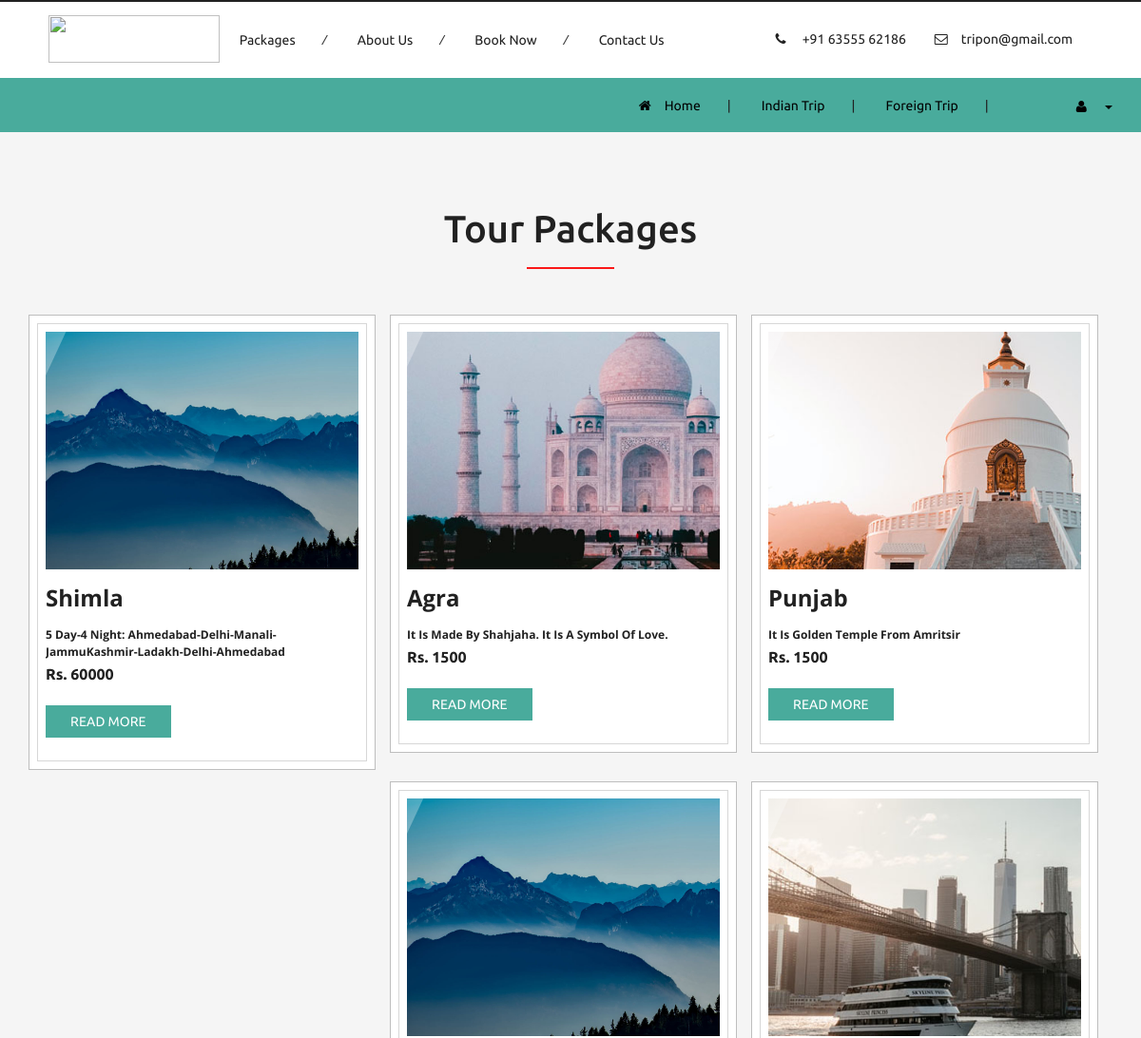
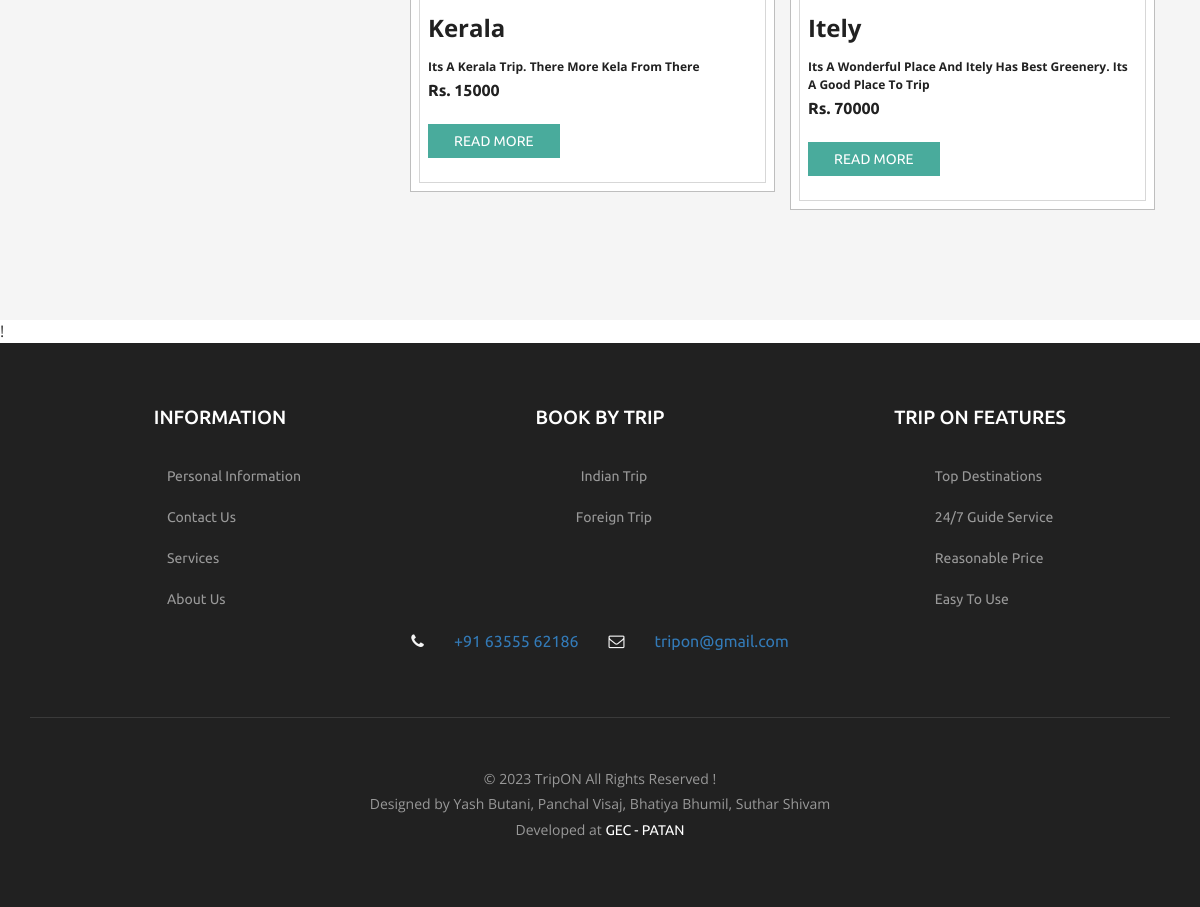
The page /User/index.php on the database its author committed (2 pictures, top to bottom).
### tables this page shows
CREATE TABLE `industry_info` (
  `Industry_id` int(5) NOT NULL,
  `Industry_name` text NOT NULL
);

CREATE TABLE `card_info` (
  `Card_id` int(5) NOT NULL,
  `Industry` text NOT NULL,
  `Name` text NOT NULL,
  `Image` text NOT NULL,
  `description` text NOT NULL,
  `Price` int(5) NOT NULL
);

### User/index.php (the view, shortened to what this page needs)
<!DOCTYPE html>
<html lang="en">
<head>
    <link href="css/style1.css" rel="stylesheet" type="text/css" media="all" />
</head>
<body>
    <?php
	include "Header.php";
?>
    <div class="w3ls_w3l_banner_nav_right_grid w3ls_w3l_banner_nav_right_grid_popular">
        <div class="container">
            <h3>Tour Packages</h3>
            <div class="w3ls_w3l_banner_nav_right_grid1">
                <?php
$con=mysqli_connect("localhost","root","","project_db");
$query="SELECT * FROM card_info;";
$c=mysqli_query($con,$query);
while($r=mysqli_fetch_array($c))
{
	?>
                <div class="col-md-4 w3ls_w3l_banner_left">
                    <div class="hover14 column">
                        <div class="agile_top_brand_left_grid w3l_agile_top_brand_left_grid">
                            <div class="agile_top_brand_left_grid1">
                                <figure>
                                    <div class="snipcart-item block">
                                        <div class="snipcart-thumb">
                                            <div class="img-wrapper" style="width:500px;height:250px;">
                                                <img src="../web/upload/<?php echo $r['Image'];?>" data-imagezoom="true"
                                                    style="width:100%;height:100%;object-fit:cover;"
                                                    class="img-responsive" />
                                            </div>
                                            <p><?php echo $r['Name'];?></p>
                                            <div class="One">
                                                <p><?php echo $r['description'];?></p>
                                            </div>
                                            <h4>Rs. <?php echo $r['Price'];?></h4>
                                        </div>
                                        <div class="snipcart-details">
                                            <a href="single.php?id=<?php echo $r['Card_id'];?>"><input type="submit"
                                                    name="submit" value="Read More" class="button" /></a>
                                        </div>
                                    </div>
                                </figure>
                            </div>
                        </div>
                    </div>
                </div>
                <?php
}
?>
            </div>
        </div>
    </div>
    </div>
    <?php
	include "Footer.php";
?>

### User/Header.php (shortened to what this page needs)
<!DOCTYPE html>
<html>
<head>
    <link href="css/bootstrap.css" rel="stylesheet" type="text/css" media="all" />
    <link href="css/style.css" rel="stylesheet" type="text/css" media="all" />
    <link href="css/style1.css" rel="stylesheet" type="text/css" media="all" />
    <link href="css/font-awesome.css" rel="stylesheet" type="text/css" media="all" />
</head>
<body>
    <div class="logo_products">
        <div class="container navbar-align">
            <div class="w3ls_logo_products_left" style="width:180px;height:50px;">
                <a href="index.php"><img src="images/trip.webp" style="width:100%;height:100%;object-fit:cover;"> </a>
            </div>
            <div class="w3ls_logo_products_left1">
                <ul class="special_items">
                    <li><a href="index.php">Packages</a><i>/</i></li>
                    <li><a href="about.php">About Us</a><i>/</i></li>
                    <li><a href="index.php">Book Now</a><i>/</i></li>
                    <li><a href="about.php">Contact Us</a></li>
                </ul>
            </div>
            <div class="w3ls_logo_products_left1">
                <ul class="phone_email">
                    <li><i class="fa fa-phone" aria-hidden="true"></i>
                        <a href="tel:+916355562186" target="_blank"> +91 63555 62186</a>
                    </li>
                    <li><i class="fa fa-envelope-o" aria-hidden="true"></i><a href="mailto: yashbutani281@gmail.com"
                            target="_blank">tripon@gmail.com</a>
                    </li>
                </ul>
            </div>
        </div>
    </div>
    <div class="products-breadcrumb">
        <div class="container product-container">
            <ul>
                <li><i class="fa fa-home" aria-hidden="true"></i><a href="index.php">Home</a><span>|</span></li>
                <?php
				include "connection.php";
				$query="SELECT * FROM industry_info";
				$c=mysqli_query($con,$query);
				while($r=mysqli_fetch_array($c))
				{
				  ?>
                <li><a class="color4"
                        href="ViewIndustry.php?id=<?php echo $r['Industry_id'];?>"><?php echo $r['Industry_name'];?></a><span>|</span>
                </li>
                <?php
				   }
				?>
            </ul>
            <div class="w3l_header_right">
                <ul>
                    <li class="dropdown profile_details_drop">
                        <a href="#" class="dropdown-toggle" data-toggle="dropdown"><i class="fa fa-user"
                                aria-hidden="true"></i>
                            <h3 class="caret"></h3>
                        </a>
                    </li>
                </ul>
            </div>
        </div>
    </div>
    <div class="w3l_banner_nav_right">

### User/Footer.php (shortened to what this page needs)
!<div class="clearfix"></div>
<div class="footer">
    <div class="container">
        <div class="col-md-4 w3_footer_grid">
            <h3>information</h3>
            <ul class="w3_footer_grid_list">
                <li><a href="index.php">Personal Information</a></li>
                <li><a href="about.php">Contact Us</a></li>
                <li><a href="about.php">Services</a></li>
                <li><a href="about.php">About Us</a></li>
            </ul>
        </div>
        <div class="col-md-4 w3_footer_grid">
            <h3>Book by Trip</h3>
            <?php
				include "connection.php";
				$query="SELECT * FROM industry_info";
				$c=mysqli_query($con,$query);
				while($r=mysqli_fetch_array($c))
				{
				  ?>
            <ul class="w3_footer_grid_list">
                <li><a class="color4"
                        href="ViewIndustry.php?id=<?php echo $r['Industry_id'];?>"><?php echo $r['Industry_name'];?></a>
                </li>
            </ul>
            <?php
				   }
				?>
        </div>
        <div class="col-md-4 w3_footer_grid">
            <h3>TRIP ON Features</h3>
            <ul class="w3_footer_grid_list">
                <li><a href="about.php">Top Destinations</a></li>
                <li><a href="about.php">24/7 Guide Service</a></li>
                <li><a href="about.php">Reasonable Price</a></li>
                <li><a href="about.php">Easy to Use</a></li>
            </ul>
        </div>
        <div class="phone_email">
            <i class="fa fa-phone" aria-hidden="true"></i>
            <a href="tel:+916355562186" target="_blank"> +91 63555 62186</a>
            <i class="fa fa-envelope-o" aria-hidden="true"></i><a href="mailto: yashbutani281@gmail.com"
                target="_blank">tripon@gmail.com</a>
        </div>
        <div class="wthree_footer_copy">
            <p>&copy; 2023 TripON All Rights Reserved !<br>
                Designed by Yash Butani, Panchal Visaj, Bhatiya Bhumil, Suthar Shivam <br>
                Developed at
                <a target="_blank" href="https://gecpatan.ac.in/">GEC - PATAN </a>
            </p>
        </div>
    </div>
</div>
</body>

### User/css/style1.css (style rules this page uses)
.logo_products { padding: 1em 0 1em; }
.w3ls_logo_products_left1 { float: left; margin-top: 0; }
.navbar-align { display: flex; justify-content: space-between; align-items: center; height: 50px; }
.w3ls_logo_products_left1:nth-child(3), .w3ls_logo_products_left1:nth-child(3) { float: left; margin-right: 0em; }
.phone_email { display: flex; justify-content: center; align-items: center; gap: 30px; }
.w3ls_logo_products_left1 ul.phone_email li { margin-right: 0; }
.w3ls_logo_products_left { margin-right: 0em; }
.w3l_banner_nav_right { width: 100%; }
.product-container { display: flex; justify-content: flex-end; align-items: center; }
.w3l_header_right ul { margin-top: -10px; }
.products-breadcrumb { background: #49ab9c; }
.products-breadcrumb ul li i, .products-breadcrumb ul li a { color: #000; }

### User/index.php (style rules this page uses)
.agile_top_brand_left_grid1 p { font-size: 24px !important; font-weight: 700; margin: 0.5em 0 0.5em !important; }
.snipcart-details { width: 40% !important; margin-left: 0 !important; margin-right: auto !important; }
.snipcart-details input.button { background: #49ab9c !important; }
.column div.agile_top_brand_left_grid { margin-bottom: 30px !important; }
.One p { font-size: 12px !important; }

### rows shown on the page
industry_info: Industry_name "Indian Trip"
industry_info: Industry_name "Foreign Trip"
card_info: Image (picture), Name "Shimla", description "5 Day-4 Night: Ahmedabad-Delhi-Manali-JammuKashmir-Ladakh-Delhi-Ahmedabad", Price "60000"
card_info: Image (picture), Name "Agra", description "It Is Made By Shahjaha. It Is A Symbol Of Love.", Price "1500"
card_info: Image (picture), Name "Punjab", description "It Is Golden Temple From Amritsir", Price "1500"
card_info: Image (picture), Name "Kerala", description "Its A Kerala Trip. There More Kela From There", Price "15000"
card_info: Image (picture), Name "Itely", description "Its A Wonderful Place And Itely Has Best Greenery. Its A Good Place To Trip", Price "70000"
